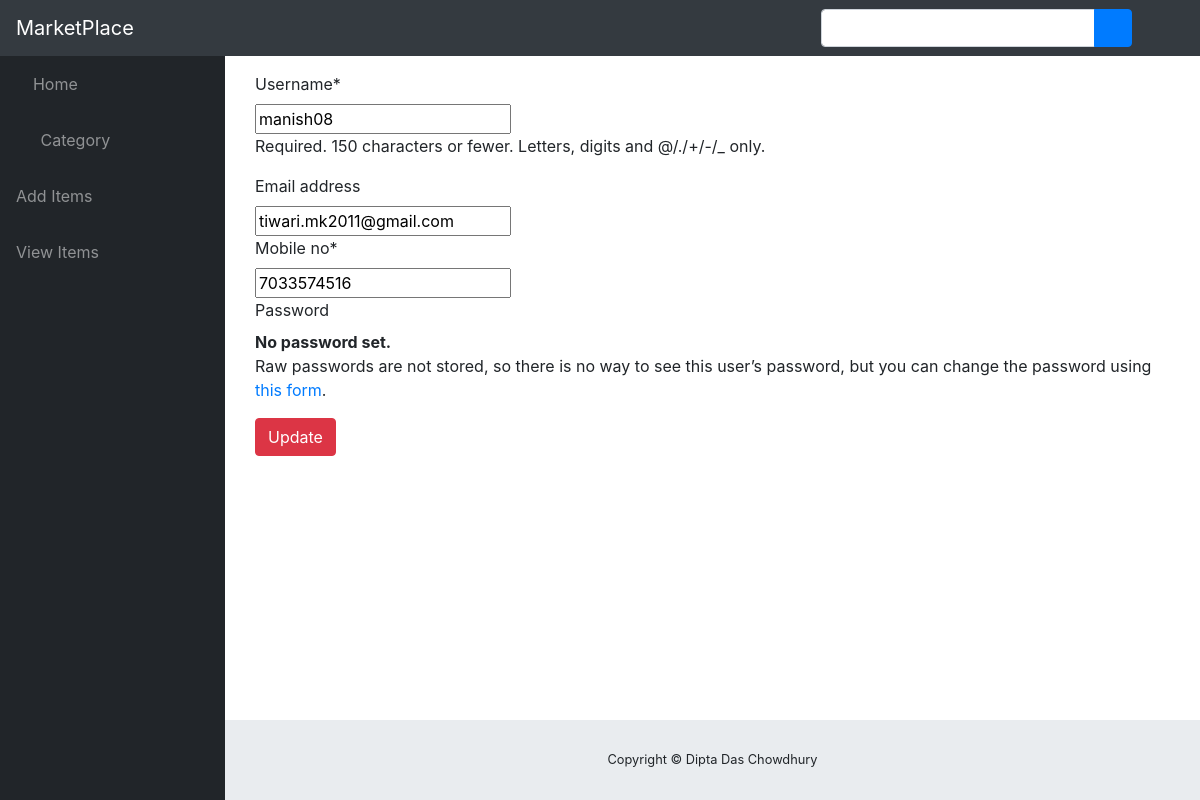
Screenshot of /accounts/profile/edit/ (signed in) with the database file from the repository.
### accounts/models.py (models this page shows, shortened)
class CustomUser(AbstractUser):
    mobile_no=models.CharField(max_length=120)

### accounts/views.py (the view)
@login_required
def edit_profile(request):
    if request.method == 'POST':
        form = CustomUserChangeForm(request.POST, instance=request.user)
        if form.is_valid():
            form.save()
            return redirect(reverse('edit_profile'))
    else:
        form = CustomUserChangeForm(instance=request.user)
        args = {'form': form}
        return render(request, 'registration/edit_profile.html', args)

### accounts/forms.py
class CustomUserChangeForm(UserChangeForm):
    class Meta:
        model = CustomUser
        fields = ('username', 'email','mobile_no')

### templates/registration/edit_profile.html (shortened to what this page needs)
{% extends 'first_app/basic.html' %}
{% load bootstrap3 %}
{% load crispy_forms_tags %}
{% load staticfiles %}
{% block content %}
<body>
  <div class="container">
      <form method="post">
          {{ form | crispy  }}
          <button type="submit" onclick="return confirm('Are you sure you want update your details?');"class="btn btn-danger">Update</button>
      </form>
      <br>
  </div>
</body>
{% endblock %}

### rows the page displays
CustomUser: username "manish08", email "tiwari.mk2011@gmail.com", mobile_no "7033574516"
